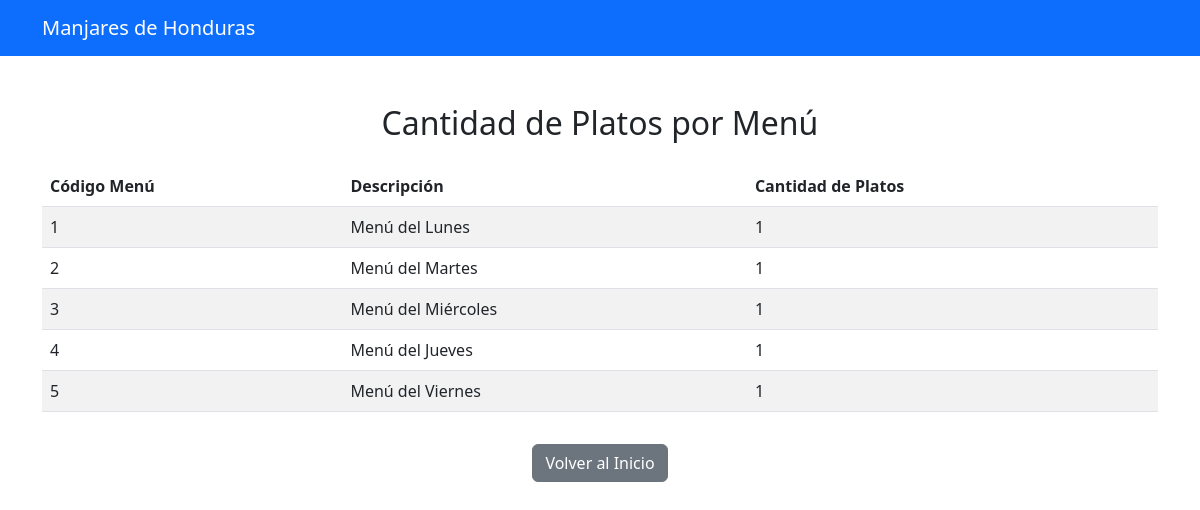
Screenshot of /views/consulta4.php with the database file from the repository.
### tables this page shows
CREATE TABLE Menus (
    codigo_menu INT PRIMARY KEY,
    fecha_elaboracion DATE,
    descripcion VARCHAR(200),
    fecha_creacion DATETIME,
    fecha_modificacion DATETIME
);

### consultas.php (called while the page is built, shortened)
<?php
function obtenerCantidadPlatosPorMenu($conn) {
    $sql = "SELECT m.codigo_menu, m.descripcion, COUNT(mp.codigo_plato) as cantidad_platos
            FROM Menus m
            LEFT JOIN MenuPlatos mp ON m.codigo_menu = mp.codigo_menu
            GROUP BY m.codigo_menu, m.descripcion";
    $result = $conn->query($sql);
    return $result;
}
?>

### views/consulta4.php (the view, shortened to what this page needs)
<?php
include '../database.php';
include '../consultas.php';
$resultado = obtenerCantidadPlatosPorMenu($conn);
?>
<!DOCTYPE html>
<html lang="es">
<head>
    <link href="https://cdn.jsdelivr.net/npm/bootstrap@5.3.0/dist/css/bootstrap.min.css" rel="stylesheet">
</head>
<body>
    <nav class="navbar navbar-expand-lg navbar-dark bg-primary">
        <div class="container">
            <a class="navbar-brand" href="../index.php">Manjares de Honduras</a>
        </div>
    </nav>
    <div class="container mt-5">
        <h2 class="text-center mb-4">Cantidad de Platos por Menú</h2>
        <?php if ($resultado->num_rows > 0): ?>
        <div class="table-responsive">
            <table class="table table-striped">
                <thead>
                    <tr>
                        <th>Código Menú</th>
                        <th>Descripción</th>
                        <th>Cantidad de Platos</th>
                    </tr>
                </thead>
                <tbody>
                    <?php while ($row = $resultado->fetch_assoc()): ?>
                    <tr>
                        <td><?php echo $row['codigo_menu']; ?></td>
                        <td><?php echo $row['descripcion']; ?></td>
                        <td><?php echo $row['cantidad_platos']; ?></td>
                    </tr>
                    <?php endwhile; ?>
                </tbody>
            </table>
        </div>
        <?php else: ?>
        <div class="alert alert-info">No se encontraron menús.</div>
        <?php endif; ?>
        <div class="mt-3 text-center">
            <a href="../index.php" class="btn btn-secondary">Volver al Inicio</a>
        </div>
    </div>
</body>
</html>

### rows the page displays
menus: codigo_menu "1", descripcion "Menú del Lunes", cantidad_platos "1"
menus: codigo_menu "2", descripcion "Menú del Martes", cantidad_platos "1"
menus: codigo_menu "3", descripcion "Menú del Miércoles", cantidad_platos "1"
menus: codigo_menu "4", descripcion "Menú del Jueves", cantidad_platos "1"
menus: codigo_menu "5", descripcion "Menú del Viernes", cantidad_platos "1"
